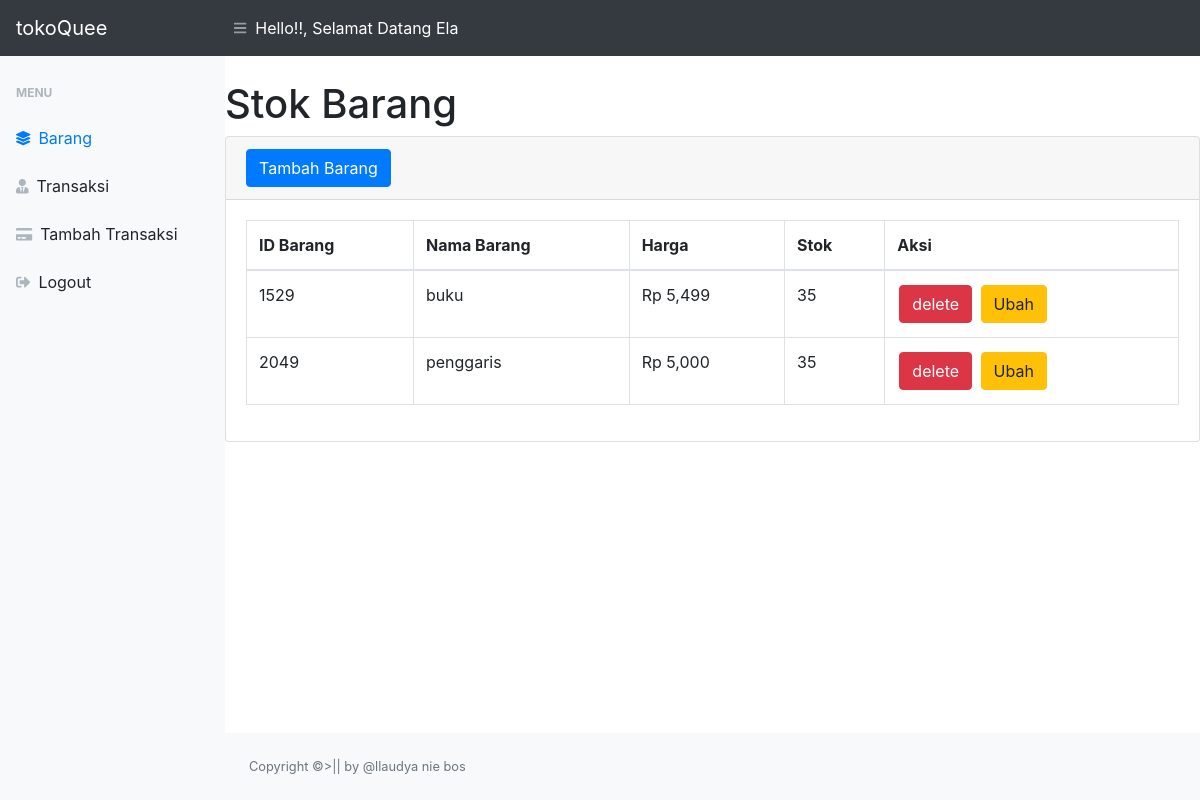
Page /home.php (signed in) on the committed database.
### tables this page shows
CREATE TABLE `barang` (
  `id_barang` int NOT NULL,
  `nama_barang` varchar(30) NOT NULL,
  `harga` int NOT NULL,
  `stok` int NOT NULL
);

### home.php (the view, shortened to what this page needs)
<?php
require 'function.php';
?>
<!DOCTYPE html>
<html lang="en">
<head>
    <link href="styles.css" rel="stylesheet"/>
    <link href="https://cdn.datatables.net/1.10.20/css/dataTables.bootstrap4.min.css" rel="stylesheet" />
</head>
<body class="sb-nav-fixed">
    <nav class="sb-topnav navbar navbar-expand navbar-dark bg-dark">
        <a class="navbar-brand" href="index.php">tokoQuee</a>
        <button class="btn btn-link btn-sm order-1 order-lg-0" id="sidebarToggle" onclick="opensidenav()"><i class="fas fa-bars"></i></button>
        <a><font color="white">Hello!!, Selamat Datang <?php echo $_SESSION['name']; ?></font></a>
    </nav>
    <div id="layoutSidenav">
        <div id="layoutSidenav_nav">
            <nav class="sb-sidenav accordion sb-sidenav-light" id="sidenavAccordion">
                <div class="sb-sidenav-menu">
                    <div class="nav">
                        <div class="sb-sidenav-menu-heading">Menu</div>
                        <a class="nav-link" href="home.php">
                            <div class="sb-nav-link-icon"><i class="fas fa-layer-group"></i></div>
                            Barang
                        </a>
                        <a class="nav-link" href="transaksi.php">
                            <div class="sb-nav-link-icon"><i class="fas fa-user-tie"></i></div>
                            Transaksi
                        </a>
                        <a class="nav-link" href="tambah_transaksi.php">
                            <div class="sb-nav-link-icon"><i class="fas fa-credit-card"></i></div>
                            Tambah Transaksi
                        </a>
                        <a class="nav-link" href="logout.php">
                            <div class="sb-nav-link-icon"><i class="fas fa-sign-out-alt"></i></div>
                            Logout
                        </a>
                    </div>
                </div>
            </nav>
        </div>
        <div id="layoutSidenav_content">
            <main>
                <div class="container-fuild">
                    <h1 class="mt-4">Stok Barang</h1>
                    <div class="card mb-4">
                        <div class="card-header">
                            <button type="button" class="btn btn-primary" data-toggle="modal" data-target="#barangmodal">
                                Tambah Barang
                            </button>
                        </div>
                        <div class="card-body">
                            <div class="table-responsive">
                                <table class="table table-bordered" id="dataTable" width="100%" cellspacing="0">
                                    <thead>
                                        <tr>
                                            <th>ID Barang</th>
                                            <th>Nama Barang</th>
                                            <th>Harga</th>
                                            <th>Stok</th>
                                            <th>Aksi</th>
                                        </tr>
                                    </thead>
                                    <tbody>
                                        <?php
                                        $viewbarang = mysqli_query($conn, "SELECT * FROM `barang`");
                                        while ($data = mysqli_fetch_array($viewbarang)) {
                                            $id_barang = $data['id_barang'];
                                            $nama_barang = $data['nama_barang'];
                                            $harga = $data['harga'];
                                            $stok = $data['stok'];
                                        ?>
                                        <tr>
                                                <td><?= $id_barang ?></td>
                                                <td><?= $nama_barang ?></td>
                                                <td>Rp <?php echo number_format($harga)?></td>
                                                <td><?= $stok ?></td>
                                                <td>
                                                    <button style="margin: 2px;" type="button" class="btn btn-danger" data-toggle="modal" data-target="#delete_barang<?= $id_barang; ?>">delete</button>
                                                    <button style="margin: 2px;" type="button" class="btn btn-warning" data-toggle="modal" data-target="#modalupdate<?= $id_barang; ?>">Ubah</button>
                                                </td>
                                            </tr>
                                        <?php
                                        };
                                        ?>
                                    </tbody>
                                </table>
                            </div>
                        </div>
                    </div>
                </div>
            </main>
            <footer class="py-4 bg-light mt-auto">
                <div class="container-fluid">
                    <div class="d-flex align-items-center justify-content-between small">
                        <div class="text-muted">Copyright &copy;>|| by @llaudya nie bos</div>
                    </div>
                </div>
            </footer>
        </div>
    </div>
</body>
</html>

### rows in the picture
barang: id_barang "1529", nama_barang "buku", harga "5,499", stok "35"
barang: id_barang "2049", nama_barang "penggaris", harga "5,000", stok "35"

### other values in the picture
$_SESSION['name'] "Ela"
